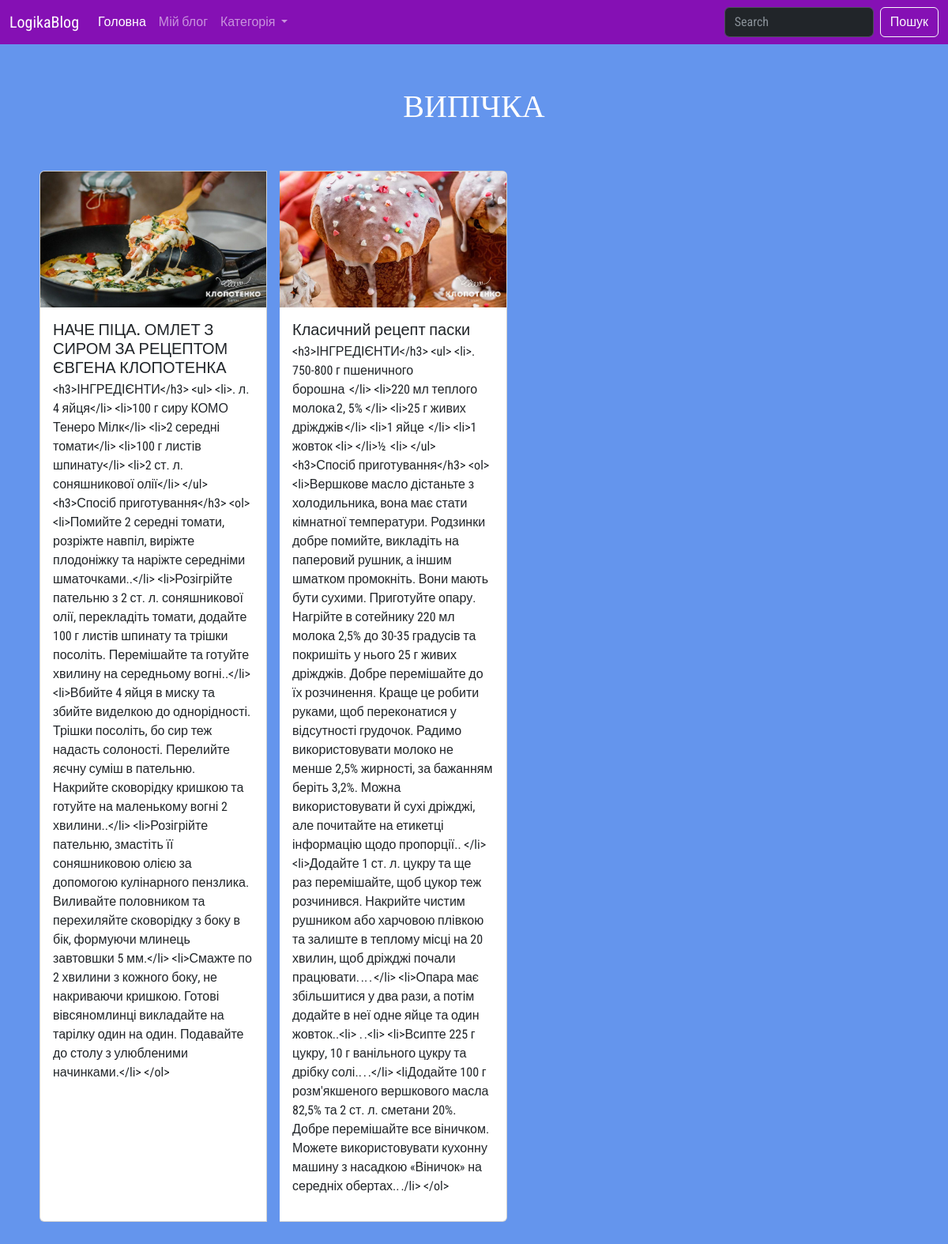
Page /category/4 on the committed database.
### tables this page shows
CREATE TABLE "category" (
	"id"	INTEGER,
	"name"	TEXT NOT NULL UNIQUE,
	PRIMARY KEY("id" AUTOINCREMENT)
);

CREATE TABLE "posts" (
	"id"	INTEGER,
	"category_id"	INTEGER,
	"author_id"	TEXT,
	"title"	TEXT NOT NULL,
	"text"	TEXT,
	"image"	TEXT DEFAULT 'slide1.jpg',
	"datetime"	TEXT NOT NULL DEFAULT CURRENT_TIMESTAMP,
	FOREIGN KEY("author_id") REFERENCES "users"("id"),
	FOREIGN KEY("category_id") REFERENCES "category"("id"),
	PRIMARY KEY("id" AUTOINCREMENT)
);

### app.py (the view)
@app.route("/category/<id>")
def category(id):
    posts = get_category_post(id)
    category = get_category_name(id)[0].upper()
    category_list = get_categorys()
    return render_template("category_posts.html", category_list = category_list, category = category, posts=posts)

### sql_queries.py (called while the page is built)
def open():
    global conn, cursor
    conn = sqlite3.connect("blog.db")
    cursor = conn.cursor()

def close():
    cursor.close()
    conn.close()

def get_category_name(id):
    open()
    cursor.execute('''SELECT name from category WHERE id == (?)''', [id])
    category = cursor.fetchone()
    conn.commit()
    close()
    return category

def get_category_post(id):
    open()
    cursor.execute('''SELECT * from posts WHERE category_id == (?)''', [id])
    post = cursor.fetchall()
    conn.commit()
    close()
    return post

def get_categorys():
    open()
    cursor.execute('''SELECT * from category''')
    data = cursor.fetchall()
    conn.commit()
    close()
    return data

### templates/category_posts.html (shortened to what this page needs)
{% extends 'base.html' %}
{% block main %}
    <main class="container-fluid p-0">
        <h1 class="text-center mt-5">{{category}}</h1>
        <div class="posts container py-5">
          <div class="card-group">
          {% for post in posts %}
            <div class="card m-2" style="max-width: 18rem;">
              <img src="{{ url_for('static', filename='img/' + post[5]) }}" class="card-img-top" alt="...">
              <div class="card-body">
                <h5 class="card-title">{{post[3]}}</h5>
                <p class="card-text">{{post[4]}}</p>
              </div>
          </div>
          {% endfor %}
        </div>
          </div>
    </main>
{% endblock main %}

### static/style.css (style rules this page uses)
h1 { color: #ffffff; font-size: 50px; font-weight: 200; }
body { font-family: 'Roboto Condensed', sans-serif; background-color: cornflowerblue; }
h1 { font-family: 'Press Start 2P', cursive; font-size: 40px; }

### rows in the picture
category: name "ВИПІЧКА"
posts: image (picture), title "НАЧЕ ПІЦА. ОМЛЕТ З СИРОМ ЗА РЕЦЕПТОМ ЄВГЕНА КЛОПОТЕНКА", text "<h3>ІНГРЕДІЄНТИ</h3> <ul> <li>. л. 4 яйця</li> <li>100 г сиру КОМО Тенеро Мілк</li> <li>2 середні томати</li> <li>100 г листів шпинату</li> <li>2 ст. л. соняшникової олії</li> </ul> <h3>Спосіб приготування</h3> <ol> <li>Помийте 2 середні томати, розріжте навпіл, виріжте плодоніжку та наріжте середніми шматочками..</li> <li>Розігрійте пательню з 2 ст. л. соняшникової олії, перекладіть томати, додайте 100 г листів шпинату та трішки посоліть. Перемішайте та готуйте хвилину на середньому вогні..</li> <li>Вбийте 4 яйця в миску та збийте виделкою до однорідності. Трішки посоліть, бо сир теж надасть солоності. Перелийте яєчну суміш в пательню. Накрийте сковорідку кришкою та готуйте на маленькому…"
posts: image (picture), title "Класичний рецепт паски", text "<h3>ІНГРЕДІЄНТИ</h3> <ul> <li>. 750-800 г пшеничного борошна </li> <li>220 мл теплого молока 2, 5% </li> <li>25 г живих дріжджів </li> <li>1 яйце </li> <li>1 жовток <li> </li>½ <li> </ul> <h3>Спосіб приготування</h3> <ol> <li>Вершкове масло дістаньте з холодильника, вона має стати кімнатної температури. Родзинки добре помийте, викладіть на паперовий рушник, а іншим шматком промокніть. Вони мають бути сухими. Приготуйте опару. Нагрійте в сотейнику 220 мл молока 2,5% до 30-35 градусів та покришіть у нього 25 г живих дріжджів. Добре перемішайте до їх розчинення. Краще це робити руками, щоб переконатися у відсутності грудочок. Радимо використовувати молоко не менше 2,5% жирності, за бажанням…"
